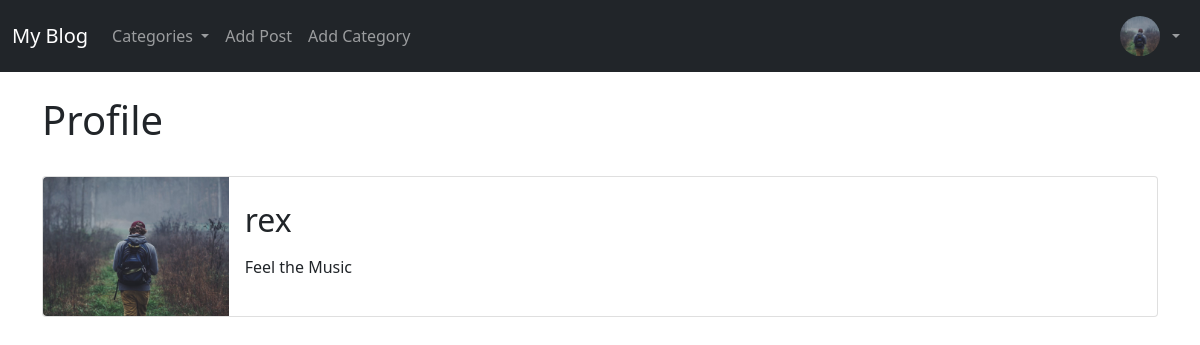
Screenshot of /members/1/profile/ (signed in) with the database file from the repository.
### blog/models.py (models this page shows, shortened)
class Profile(models.Model):
    user = models.OneToOneField(User, null=True, on_delete=models.CASCADE)
    bio = models.TextField()
    profile_pic = models.ImageField(null=True, blank=True, upload_to="images/profile/")
    website_url = models.CharField(max_length=255, null=True, blank=True)
    facebook_url = models.CharField(max_length=255, null=True, blank=True)
    twitter_url = models.CharField(max_length=255, null=True, blank=True)
    instagram_url = models.CharField(max_length=255, null=True, blank=True)
    pinterest_url = models.CharField(max_length=255, null=True, blank=True)

### members/views.py (the view)
# urls.py: path('<int:pk>/profile/', views.show_profile_page_view, name='show_profile_page'),
def show_profile_page_view(request, pk):
    page_user = get_object_or_404(Profile, id=pk)
    return render(request, 'registration/user_profile.html', {'page_user': page_user})

### blog/context_processors.py (called while the page is built)
def category_list(request):
    cat_menu_list = Category.objects.all()
    return {'cat_menu_list': cat_menu_list}

### members/templates/registration/user_profile.html (shortened to what this page needs)
{% extends 'base.html' %}
{% load static %}
{% block content %}
<h1>Profile</h1>
<br/>
<div class="card mb-3">
  <div class="row g-0">
    <div class="col-md-2">
      {% if page_user.profile_pic %}
        <img src="{{ page_user.profile_pic.url }}" class="img-fluid rounded-start">
      {% else %}
        <img src="{% static 'blog/images/default_profile_pic.png' %}" class="img-fluid rounded-start">
      {% endif %}
    </div>
    <div class="col-md-10">
      <div class="card-body">
        <h2 class="card-text"><strong></strong> {{ page_user.user.username }}</h2>
        <p class="card-text">
          {{ page_user.bio }}
        </p>
      </div>
    </div>
  </div>
</div>
<br/><br/>
{% endblock %}

### blog/templates/base.html (shortened to what this page needs)
{% load static %}
<!doctype html>
<html lang="en">
  <head>
    <link href="https://cdn.jsdelivr.net/npm/bootstrap@5.1.0/dist/css/bootstrap.min.css" rel="stylesheet">
  </head>
  <body>
    <nav class="navbar navbar-expand-lg navbar-dark bg-dark">
  <div class="container-fluid">
    <a class="navbar-brand" href="{% url 'home' %}">My Blog</a>
    <div class="collapse navbar-collapse" id="navbarSupportedContent">
      <ul class="navbar-nav me-auto mb-2 mb-lg-0">
      <li class="nav-item dropdown">
        <a class="nav-link dropdown-toggle" href="#" id="navbarDropdown" role="button" data-bs-toggle="dropdown" aria-expanded="false">
          Categories
        </a>
    </li>
          {% if user.is_authenticated %}
              <li class="nav-item">
                  <a class="nav-link" href="{% url 'add_post' %}">Add Post</a>
              </li>
              <li class="nav-item">
                  <a class="nav-link" href="{% url 'add_category' %}">Add Category</a>
              </li>
          {% endif %}
      </ul>
      {% if user.is_authenticated %}
      <ul class="navbar-nav ml-auto">
          <li class="nav-item dropdown">
              <a class="nav-link dropdown-toggle d-flex align-items-center" href="#" id="navbarDropdown" role="button" data-bs-toggle="dropdown" aria-expanded="false">
                  {% if user.profile.profile_pic %}
                      <img src="{{ user.profile.profile_pic.url }}" alt="Profile" class="rounded-circle" style="width: 40px; height: 40px; object-fit: cover;">
                  {% else %}
                      <img src="{% static 'blog/images/default_profile.png' %}" alt="Profile" class="rounded-circle" style="width: 40px; height: 40px; object-fit: cover;">
                  {% endif %}
              </a>
          </li>
      </ul>
  {% endif %}
    </div>
  </div>
</nav>
    <br/>
    <div class="container">
    {% block content %}
    {% endblock %}
    </div>
  </body>
</html>

### rows the page displays
Profile: profile_pic (picture), user.username "rex", bio "Feel the Music"
